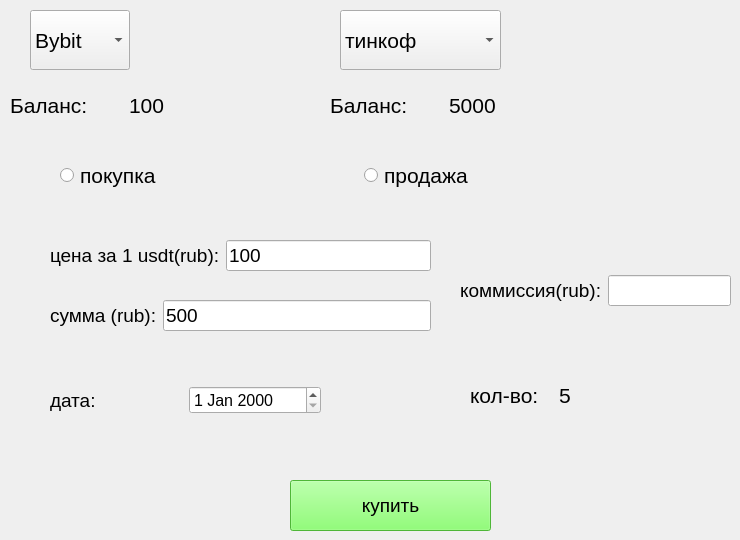
      <widget class="QWidget" name="tab_3">
       <attribute name="title">
        <string>ДОБАВИТЬ</string>
       </attribute>
       <widget class="QComboBox" name="comboBox">
        <property name="geometry">
         <rect>
          <x>30</x>
          <y>10</y>
          <width>100</width>
          <height>60</height>
         </rect>
        </property>
        <property name="baseSize">
         <size>
          <width>100</width>
          <height>60</height>
         </size>
        </property>
        <property name="font">
         <font>
          <pointsize>16</pointsize>
         </font>
        </property>
        <item>
         <property name="text">
          <string>Bybit</string>
         </property>
        </item>
        <item>
         <property name="text">
          <string>ALFA1</string>
         </property>
        </item>
       </widget>
       <widget class="QWidget" name="horizontalLayoutWidget">
        <property name="geometry">
         <rect>
          <x>60</x>
          <y>140</y>
          <width>601</width>
          <height>71</height>
         </rect>
        </property>
        <layout class="QHBoxLayout" name="horizontalLayout">
         <item>
          <widget class="QRadioButton" name="radioButton_3">
           <property name="font">
            <font>
             <pointsize>16</pointsize>
            </font>
           </property>
           <property name="text">
            <string>покупка</string>
           </property>
          </widget>
         </item>
         <item>
          <widget class="QRadioButton" name="radioButton_2">
           <property name="font">
            <font>
             <pointsize>16</pointsize>
            </font>
           </property>
           <property name="text">
            <string>продажа</string>
           </property>
          </widget>
         </item>
        </layout>
       </widget>
       <widget class="QComboBox" name="comboBox_2">
        <property name="geometry">
         <rect>
          <x>340</x>
          <y>10</y>
          <width>161</width>
          <height>60</height>
         </rect>
        </property>
        <property name="baseSize">
         <size>
          <width>100</width>
          <height>60</height>
         </size>
        </property>
        <property name="font">
         <font>
          <pointsize>16</pointsize>
         </font>
        </property>
        <item>
         <property name="text">
          <string>тинкоф</string>
         </property>
        </item>
        <item>
         <property name="text">
          <string>ALFA1</string>
         </property>
        </item>
       </widget>
       <widget class="QWidget" name="horizontalLayoutWidget_2">
        <property name="geometry">
         <rect>
          <x>50</x>
          <y>230</y>
          <width>381</width>
          <height>51</height>
         </rect>
        </property>
        <layout class="QHBoxLayout" name="horizontalLayout_2">
         <item>
          <widget class="QLabel" name="label_4">
           <property name="font">
            <font>
             <pointsize>14</pointsize>
            </font>
           </property>
           <property name="text">
            <string>цена за 1 usdt(rub):</string>
           </property>
          </widget>
         </item>
         <item>
          <widget class="QLineEdit" name="lineEdit">
           <property name="font">
            <font>
             <pointsize>14</pointsize>
            </font>
           </property>
           <property name="text">
            <string>100</string>
           </property>
          </widget>
         </item>
        </layout>
       </widget>
       <widget class="QWidget" name="horizontalLayoutWidget_3">
        <property name="geometry">
         <rect>
          <x>50</x>
          <y>290</y>
          <width>381</width>
          <height>51</height>
         </rect>
        </property>
        <layout class="QHBoxLayout" name="horizontalLayout_3">
         <item>
          <widget class="QLabel" name="label_5">
           <property name="font">
            <font>
             <pointsize>14</pointsize>
            </font>
           </property>
           <property name="text">
            <string>сумма (rub):</string>
           </property>
          </widget>
         </item>
         <item>
          <widget class="QLineEdit" name="lineEdit_2">
           <property name="font">
            <font>
             <pointsize>14</pointsize>
            </font>
           </property>
           <property name="text">
            <string>500</string>
           </property>
          </widget>
         </item>
        </layout>
       </widget>
       <widget class="QWidget" name="horizontalLayoutWidget_4">
        <property name="geometry">
         <rect>
          <x>460</x>
          <y>250</y>
          <width>271</width>
          <height>81</height>
         </rect>
        </property>
        <layout class="QHBoxLayout" name="horizontalLayout_4">
         <item>
          <widget class="QLabel" name="label_6">
           <property name="font">
            <font>
             <pointsize>14</pointsize>
            </font>
           </property>
           <property name="text">
            <string>коммиссия(rub):</string>
           </property>
          </widget>
         </item>
         <item>
          <widget class="QLineEdit" name="lineEdit_3">
           <property name="font">
            <font>
             <pointsize>14</pointsize>
            </font>
           </property>
          </widget>
         </item>
        </layout>
       </widget>
       <widget class="QPushButton" name="pushButton">
        <property name="geometry">
         <rect>
          <x>290</x>
          <y>480</y>
          <width>201</width>
          <height>51</height>
         </rect>
        </property>
        <property name="font">
         <font>
          <pointsize>14</pointsize>
         </font>
        </property>
        <property name="styleSheet">
         <string notr="true">background-color: rgb(111, 255, 79);</string>
        </property>
        <property name="text">
         <string>купить</string>
        </property>
       </widget>
       <widget class="QWidget" name="horizontalLayoutWidget_5">
        <property name="geometry">
         <rect>
          <x>50</x>
          <y>370</y>
          <width>271</width>
          <height>61</height>
         </rect>
        </property>
        <layout class="QHBoxLayout" name="horizontalLayout_5">
         <item>
          <widget class="QLabel" name="label_7">
           <property name="font">
            <font>
             <pointsize>14</pointsize>
            </font>
           </property>
           <property name="text">
            <string>дата:</string>
           </property>
          </widget>
         </item>
         <item>
          <widget class="QDateEdit" name="dateEdit">
           <property name="font">
            <font>
             <pointsize>12</pointsize>
            </font>
           </property>
          </widget>
         </item>
        </layout>
       </widget>
       <widget class="QWidget" name="horizontalLayoutWidget_6">
        <property name="geometry">
         <rect>
          <x>10</x>
          <y>80</y>
          <width>231</width>
          <height>51</height>
         </rect>
        </property>
        <layout class="QHBoxLayout" name="horizontalLayout_6">
         <item>
          <widget class="QLabel" name="label_3">
           <property name="font">
            <font>
             <pointsize>16</pointsize>
            </font>
           </property>
           <property name="text">
            <string>Баланс:</string>
           </property>
          </widget>
         </item>
         <item>
          <widget class="QLabel" name="label">
           <property name="font">
            <font>
             <pointsize>16</pointsize>
            </font>
           </property>
           <property name="text">
            <string>100</string>
           </property>
          </widget>
         </item>
        </layout>
       </widget>
       <widget class="QWidget" name="horizontalLayoutWidget_7">
        <property name="geometry">
         <rect>
          <x>330</x>
          <y>80</y>
          <width>231</width>
          <height>51</height>
         </rect>
        </property>
        <layout class="QHBoxLayout" name="horizontalLayout_7">
         <item>
          <widget class="QLabel" name="label_8">
           <property name="font">
            <font>
             <pointsize>16</pointsize>
            </font>
           </property>
           <property name="text">
            <string>Баланс:</string>
           </property>
          </widget>
         </item>
         <item>
          <widget class="QLabel" name="label_2">
           <property name="font">
            <font>
             <pointsize>16</pointsize>
            </font>
           </property>
           <property name="text">
            <string>5000</string>
           </property>
          </widget>
         </item>
        </layout>
       </widget>
       <widget class="QWidget" name="horizontalLayoutWidget_8">
        <property name="geometry">
         <rect>
          <x>470</x>
          <y>370</y>
          <width>171</width>
          <height>51</height>
         </rect>
        </property>
        <layout class="QHBoxLayout" name="horizontalLayout_8">
         <item>
          <widget class="QLabel" name="label_9">
           <property name="font">
            <font>
             <pointsize>16</pointsize>
            </font>
           </property>
           <property name="text">
            <string>кол-во:</string>
           </property>
          </widget>
         </item>
         <item>
          <widget class="QLabel" name="label_10">
           <property name="font">
            <font>
             <pointsize>16</pointsize>
            </font>
           </property>
           <property name="text">
            <string>5</string>
           </property>
          </widget>
         </item>
        </layout>
       </widget>
      </widget>
